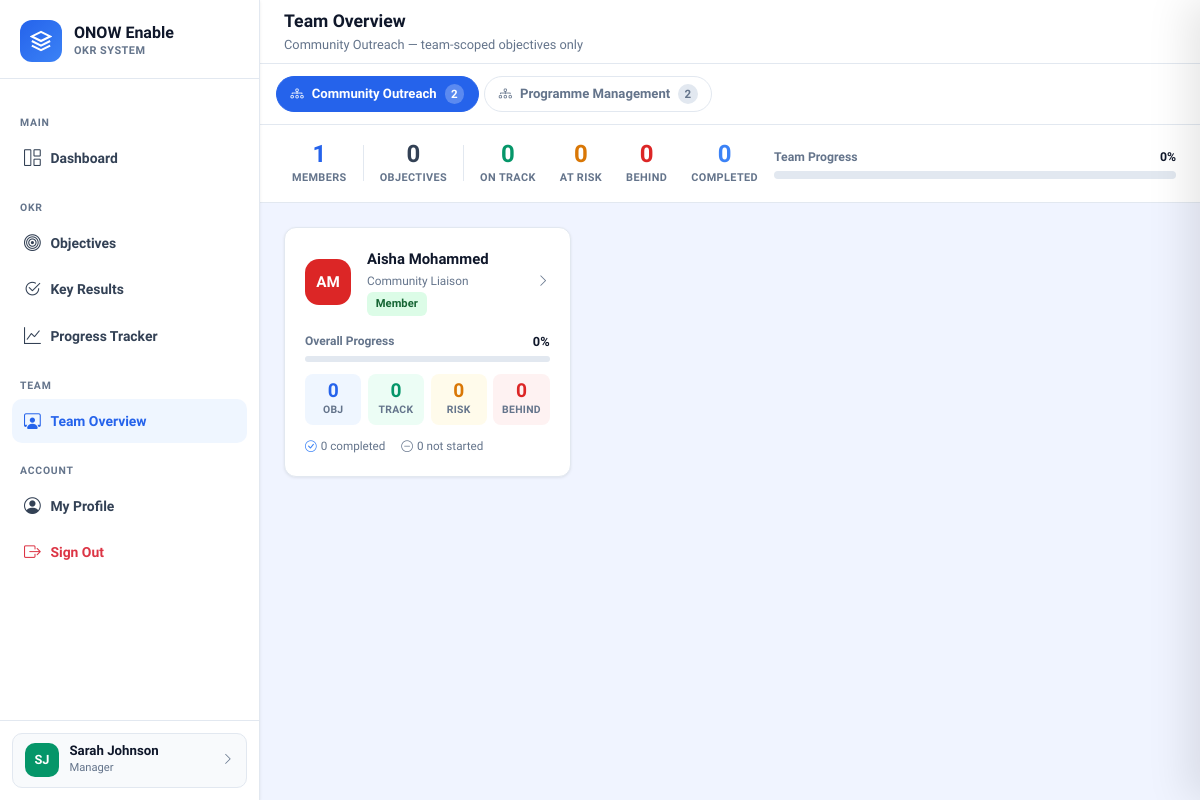
Screenshot of /team.php (signed in) with the database file from the repository.
### tables this page shows
CREATE TABLE IF NOT EXISTS users (
    id            INT AUTO_INCREMENT PRIMARY KEY,
    full_name     VARCHAR(100)  NOT NULL,
    email         VARCHAR(150)  NOT NULL UNIQUE,
    password_hash VARCHAR(255)  NOT NULL,
    role          ENUM('Admin','Manager','Member') NOT NULL DEFAULT 'Member',
    phone         VARCHAR(30),
    department    VARCHAR(100),
    job_title     VARCHAR(100),
    avatar_color  VARCHAR(7)    DEFAULT '#2563EB',
    is_active     TINYINT(1)    DEFAULT 1,
    last_login    DATETIME,
    created_at    DATETIME      DEFAULT CURRENT_TIMESTAMP,
    updated_at    DATETIME      DEFAULT CURRENT_TIMESTAMP ON UPDATE CURRENT_TIMESTAMP
);

CREATE TABLE IF NOT EXISTS teams (
    id          INT AUTO_INCREMENT PRIMARY KEY,
    name        VARCHAR(100) NOT NULL,
    description TEXT,
    created_by  INT NOT NULL,
    created_at  DATETIME DEFAULT CURRENT_TIMESTAMP,
    updated_at  DATETIME DEFAULT CURRENT_TIMESTAMP ON UPDATE CURRENT_TIMESTAMP,
    CONSTRAINT fk_team_creator FOREIGN KEY (created_by) REFERENCES users(id) ON DELETE RESTRICT
);

### includes/auth.php (called while the page is built, shortened)
<?php
require_once __DIR__.'/config.php';
function isLoggedIn(): bool {
    return true;
}
function getCurrentUser(): ?array {
    $s = getDB()->prepare("SELECT id,full_name,email,role,phone,department,job_title,avatar_color,last_login FROM users WHERE id=? AND is_active=1");
    $s->execute([$_SESSION['user_id']]);
    return $s->fetch() ?: null;
}

### includes/config.php (called while the page is built, shortened)
<?php
function getDB(): PDO {
    static $pdo = null;
    if ($pdo === null) {
        try {
            $dsn = "mysql:host=".DB_HOST.";dbname=".DB_NAME.";charset=".DB_CHARSET;
            $pdo = new PDO($dsn, DB_USER, DB_PASS, [
                PDO::ATTR_ERRMODE            => PDO::ERRMODE_EXCEPTION,
                PDO::ATTR_DEFAULT_FETCH_MODE => PDO::FETCH_ASSOC,
                PDO::ATTR_EMULATE_PREPARES   => false,
            ]);
        } catch (PDOException $e) {
            http_response_code(500);
            die(json_encode(['success'=>false,'message'=>'Database connection failed.']));
        }
    }
    return $pdo;
}

### includes/functions.php (called while the page is built, shortened)
<?php
require_once __DIR__.'/config.php';
require_once __DIR__.'/auth.php';
function getTeam(int $id): ?array {
    $s = getDB()->prepare("SELECT * FROM teams WHERE id=?"); $s->execute([$id]); return $s->fetch()?:null;
}
function getTeamMembers(int $teamId): array {
    $s = getDB()->prepare("SELECT u.id,u.full_name,u.email,u.role,u.avatar_color,u.job_title,u.department FROM team_members tm JOIN users u ON tm.user_id=u.id WHERE tm.team_id=? ORDER BY u.role,u.full_name");
    $s->execute([$teamId]); return $s->fetchAll();
}
function getUserTeams(int $userId): array {
    $s = getDB()->prepare("SELECT t.* FROM teams t JOIN team_members tm ON t.id=tm.team_id WHERE tm.user_id=? ORDER BY t.name");
    $s->execute([$userId]); return $s->fetchAll();
}
function initials(string $name): string {
    return strtoupper(substr(implode('',array_map(fn($w)=>$w[0],explode(' ',trim($name)))),0,2));
}

### team.php (the view, shortened to what this page needs)
<?php
require_once 'includes/auth.php';
require_once 'includes/functions.php';
$user = getCurrentUser();
$currentPage = 'team';
$userId      = $user['id'];
$db          = getDB();
$myTeams = getUserTeams($userId);
$activeTeamId = isset($_GET['team_id']) ? (int)$_GET['team_id'] : 0;
if ($activeTeamId === 0 && !empty($myTeams)) {
    $activeTeamId = (int)$myTeams[0]['id'];
}
$activeTeamMembers = $activeTeamId
    ? getTeamMembers($activeTeamId)
    : [];
$activeTeamMembers = array_values(array_filter(
    $activeTeamMembers,
    fn($m) => $m['role'] !== 'Admin' && (int)$m['id'] !== $userId
));
$teamHealth = [];
if ($activeTeamId && !empty($activeTeamMembers)) {
    $memberIds = array_column($activeTeamMembers, 'id');
    $placeholders = implode(',', array_fill(0, count($memberIds), '?'));
    $stmt = $db->prepare("
        SELECT u.id, u.full_name, u.avatar_color, u.role,
               u.job_title, u.department, u.email,
               COUNT(DISTINCT o.id)                                                 AS obj_count,
               COALESCE(AVG(o.progress), 0)                                        AS avg_progress,
               SUM(CASE WHEN o.status = 'On Track'               THEN 1 ELSE 0 END) AS on_track_count,
               SUM(CASE WHEN o.status = 'At Risk'                THEN 1 ELSE 0 END) AS at_risk_count,
               SUM(CASE WHEN o.status = 'Behind'                 THEN 1 ELSE 0 END) AS behind_count,
               SUM(CASE WHEN o.status = 'Completed'              THEN 1 ELSE 0 END) AS completed_count,
               SUM(CASE WHEN o.status = 'Not Started'            THEN 1 ELSE 0 END) AS not_started_count
        FROM   users u
        -- Only members of the active team
        JOIN   team_members tm ON u.id = tm.user_id AND tm.team_id = ?
        LEFT   JOIN objectives o ON (
                   -- Direct involvement: they own it or are assigned
                   (
                       o.owner_id = u.id
                    OR EXISTS (
                           SELECT 1 FROM objective_members om2
                           WHERE  om2.objective_id = o.id AND om2.user_id = u.id
                       )
                   )
                   -- Team-scoped: must belong to this team OR be a personal objective
                   AND (
                       o.team_id = ?
                    OR (o.type = 'Personal' AND o.owner_id = u.id)
                   )
                   AND o.deleted_at IS NULL
               )
        WHERE  u.id    IN ($placeholders)
          AND  u.role  != 'Admin'
          AND  u.is_active = 1
        GROUP  BY u.id, u.full_name, u.avatar_color, u.role, u.job_title, u.department, u.email
        ORDER  BY avg_progress ASC
    ");
    $params = array_merge([$activeTeamId, $activeTeamId], $memberIds);
    $stmt->execute($params);
    $teamHealth = $stmt->fetchAll();
}
$teamStats = [
    'members'      => count($teamHealth),
    'obj_total'    => 0,
    'avg_progress' => 0,
    'on_track'     => 0,
    'at_risk'      => 0,
    'behind'       => 0,
    'completed'    => 0,
    'not_started'  => 0,
];
if (!empty($teamHealth)) {
    $teamStats['obj_total']    = array_sum(array_column($teamHealth, 'obj_count'));
    $teamStats['on_track']     = array_sum(array_column($teamHealth, 'on_track_count'));
    $teamStats['at_risk']      = array_sum(array_column($teamHealth, 'at_risk_count'));
    $teamStats['behind']       = array_sum(array_column($teamHealth, 'behind_count'));
    $teamStats['completed']    = array_sum(array_column($teamHealth, 'completed_count'));
    $teamStats['not_started']  = array_sum(array_column($teamHealth, 'not_started_count'));
    $progSum = array_sum(array_column($teamHealth, 'avg_progress'));
    $teamStats['avg_progress'] = round($progSum / count($teamHealth), 1);
}
$activeTeam = getTeam($activeTeamId);
?>
<!DOCTYPE html>
<html lang="en">
<head>
<link href="https://cdn.jsdelivr.net/npm/bootstrap@5.3.2/dist/css/bootstrap.min.css" rel="stylesheet">
<link href="https://cdn.jsdelivr.net/npm/bootstrap-icons@1.11.3/font/bootstrap-icons.css" rel="stylesheet">
<link href="css/style.css" rel="stylesheet">
</head>
<body>
<div class="app-wrapper">
<?php include 'includes/nav.php'; ?>
<main class="main-content">
  <header class="top-header">
    <div>
      <div class="page-title">Team Overview</div>
      <div class="page-breadcrumb">
        <?= $activeTeam ? htmlspecialchars($activeTeam['name']) : 'No team selected' ?>
        — team-scoped objectives only
      </div>
    </div>
  </header>
  <?php if (empty($myTeams)): ?>
  <div class="page-body">
    <div class="empty-state card"><div class="card-body">
      <i class="bi bi-diagram-3"></i>
      <h5>Not Assigned to Any Team</h5>
      <p class="small">Ask your administrator to assign you to a team.</p>
    </div></div>
  </div>
  <?php else: ?>
  <div id="view-summary">
    <div class="team-tab-bar no-print">
      <?php foreach ($myTeams as $t):
        $tCount = count(getTeamMembers($t['id']));
        $isActive = (int)$t['id'] === $activeTeamId;
      ?>
      <a href="team.php?team_id=<?= $t['id'] ?>"
         class="team-tab <?= $isActive ? 'active' : '' ?>">
        <i class="bi bi-diagram-3"></i>
        <?= htmlspecialchars($t['name']) ?>
        <span class="badge-count"><?= $tCount ?></span>
      </a>
      <?php endforeach; ?>
    </div>
    <?php if (empty($teamHealth)): ?>
    <div class="page-body">
      <div class="empty-state card"><div class="card-body">
        <i class="bi bi-people"></i>
        <h5>No Members in This Team</h5>
        <p class="small">Ask your administrator to assign members to
          <?= htmlspecialchars($activeTeam['name'] ?? 'this team') ?>.</p>
      </div></div>
    </div>
    <?php else: ?>
    <div class="summary-bar">
      <div class="row g-2 align-items-center">
        <div class="col-auto">
          <div class="s-stat">
            <div class="val" style="color:var(--primary)"><?= $teamStats['members'] ?></div>
            <div class="lbl">Members</div>
          </div>
        </div>
        <div class="col-auto">
        </div>
        <div class="col-auto">
          <div class="s-stat">
            <div class="val" style="color:var(--text2)"><?= $teamStats['obj_total'] ?></div>
            <div class="lbl">Objectives</div>
          </div>
        </div>
        <div class="col-auto">
        </div>
        <div class="col-auto">
          <div class="s-stat">
            <div class="val" style="color:var(--success)"><?= $teamStats['on_track'] ?></div>
            <div class="lbl">On Track</div>
          </div>
        </div>
        <div class="col-auto">
          <div class="s-stat">
            <div class="val" style="color:var(--warning)"><?= $teamStats['at_risk'] ?></div>
            <div class="lbl">At Risk</div>
          </div>
        </div>
        <div class="col-auto">
          <div class="s-stat">
            <div class="val" style="color:var(--danger)"><?= $teamStats['behind'] ?></div>
            <div class="lbl">Behind</div>
          </div>
        </div>
        <div class="col-auto">
          <div class="s-stat">
            <div class="val" style="color:#3b82f6"><?= $teamStats['completed'] ?></div>
            <div class="lbl">Completed</div>
          </div>
        </div>
        <div class="col flex-grow-1">
          <div class="d-flex justify-content-between mb-1">
            <small class="text-muted fw-600">Team Progress</small>
            <small class="fw-700"><?= $teamStats['avg_progress'] ?>%</small>
          </div>
          <div class="progress" style="height:8px">
          </div>
        </div>
      </div>
    </div>
    <div class="page-body">
      <div class="row g-3">
      <?php foreach ($teamHealth as $m):
        $mid      = (int)$m['id'];
        $ini      = initials($m['full_name']);
        $prog     = round((float)$m['avg_progress'], 1);
        $objCount = (int)$m['obj_count'];
        $onT      = (int)$m['on_track_count'];
        $atR      = (int)$m['at_risk_count'];
        $beh      = (int)$m['behind_count'];
        $comp     = (int)$m['completed_count'];
        $notS     = (int)$m['not_started_count'];
        $mData = json_encode([
            'id'         => $mid,
            'name'       => $m['full_name'],
            'avatar'     => $m['avatar_color'],
            'role'       => $m['role'],
            'job_title'  => $m['job_title'] ?? '',
            'department' => $m['department'] ?? '',
            'email'      => $m['email'] ?? '',
            'prog'       => $prog,
            'obj_count'  => $objCount,
            'on_track'   => $onT,
            'at_risk'    => $atR,
            'behind'     => $beh,
            'completed'  => $comp,
            'not_started'=> $notS,
        ]);
      ?>
      <div class="col-md-6 col-xl-4">
        <div class="member-card" onclick='openMemberDetail(<?= htmlspecialchars($mData, ENT_QUOTES) ?>)'>
          <div class="d-flex align-items-center gap-3 mb-3">
            <div class="user-avatar"
                 style="background:<?= htmlspecialchars($m['avatar_color']) ?>;width:46px;height:46px;font-size:.95rem;border-radius:14px;flex-shrink:0">
              <?= $ini ?>
            </div>
            <div class="flex-grow-1">
              <div class="fw-800" style="font-size:.93rem"><?= htmlspecialchars($m['full_name']) ?></div>
              <div style="font-size:.74rem;color:var(--muted)">
                <?= htmlspecialchars($m['job_title'] ?? ($m['department'] ?? '—')) ?>
              </div>
              <span class="role-badge role-<?= strtolower($m['role']) ?>"><?= $m['role'] ?></span>
            </div>
            <i class="bi bi-chevron-right text-muted ms-1" style="font-size:.8rem"></i>
          </div>
          <div class="d-flex justify-content-between mb-1">
            <span style="font-size:.75rem;color:var(--muted);font-weight:600">Overall Progress</span>
            <span style="font-size:.8rem;font-weight:700"><?= $prog ?>%</span>
          </div>
          <div class="progress mb-2" style="height:6px">
          </div>
          <div class="stat-quad">
            <div class="stat-q" style="background:var(--primary-lt)">
              <div class="v" style="color:var(--primary)"><?= $objCount ?></div>
              <div class="l">Obj</div>
            </div>
            <div class="stat-q" style="background:var(--success-lt)">
              <div class="v" style="color:var(--success)"><?= $onT ?></div>
              <div class="l">Track</div>
            </div>
            <div class="stat-q" style="background:var(--warning-lt)">
              <div class="v" style="color:var(--warning)"><?= $atR ?></div>
              <div class="l">Risk</div>
            </div>
            <div class="stat-q" style="background:var(--danger-lt)">
              <div class="v" style="color:var(--danger)"><?= $beh ?></div>
              <div class="l">Behind</div>
            </div>
          </div>
          <div class="d-flex gap-3" style="font-size:.73rem;color:var(--muted)">
            <span><i class="bi bi-check-circle me-1" style="color:#3b82f6"></i><?= $comp ?> completed</span>
            <span><i class="bi bi-dash-circle me-1"></i><?= $notS ?> not started</span>
          </div>
        </div>
      </div>
      <?php endforeach; ?>
      </div>
    </div>
    <?php endif;  ?>
  </div>
  <?php endif;  ?>
</main>
</div>
</body>
</html>

### includes/nav.php (shortened to what this page needs)
<?php
$role = $user['role'];
$ini  = initials($user['full_name']);
?>
<aside class="sidebar" id="sidebar">
  <div class="sidebar-brand">
    <div class="brand-icon">
      <svg width="22" height="22" fill="none" stroke="white" stroke-width="2.2" viewBox="0 0 24 24">
        <path d="M12 2L2 7l10 5 10-5-10-5z"/><path d="M2 17l10 5 10-5"/><path d="M2 12l10 5 10-5"/>
      </svg>
    </div>
    <div class="brand-text">
      <div class="name">ONOW Enable</div>
      <div class="sub">OKR System</div>
    </div>
  </div>
  <nav class="sidebar-nav">
    <?php foreach ($nav as $item): ?>
      <?php if (isset($item['section'])): ?>
        <div class="nav-section-label"><?= $item['section'] ?></div>
      <?php else: ?>
        <div class="nav-item">
          <a href="<?= $item['href'] ?>" class="nav-link <?= $currentPage===$item['page']?'active':'' ?> <?= !empty($item['danger'])?'text-danger':'' ?>">
            <i class="bi <?= $item['icon'] ?>"></i> <?= $item['label'] ?>
          </a>
        </div>
      <?php endif; ?>
    <?php endforeach; ?>
  </nav>
  <div class="sidebar-footer">
    <a href="profile.php" class="user-card">
      <div class="user-avatar" style="background:<?= htmlspecialchars($user['avatar_color']) ?>"><?= $ini ?></div>
      <div class="user-info">
        <div class="uname"><?= htmlspecialchars($user['full_name']) ?></div>
        <div class="urole"><?= $user['role'] ?></div>
      </div>
      <i class="bi bi-chevron-right ms-auto text-muted small"></i>
    </a>
  </div>
</aside>

### rows the page displays
users: full_name "SJ", full_name "Sarah Johnson", role "Manager"
teams: name "Community Outreach", tCount "2"
teams: name "Programme Management", tCount "2"
users: full_name "AM", full_name "Aisha Mohammed", job_title "Community Liaison", role "Member", prog "0", objCount "0", onT "0", atR "0", beh "0", comp "0", notS "0"

### other values shown
$item['section'] "MAIN"
$item['label'] "Dashboard"
$item['section'] "OKR"
$item['label'] "Objectives"
$item['label'] "Key Results"
$item['label'] "Progress Tracker"
$item['section'] "TEAM"
$item['label'] "Team Overview"
$item['section'] "ACCOUNT"
$item['label'] "My Profile"
$item['label'] "Sign Out"
$teamStats['members'] "1"
$teamStats['obj_total'] "0"
$teamStats['on_track'] "0"
$teamStats['at_risk'] "0"
